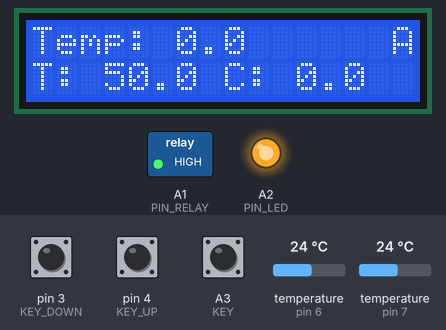
Bench run of a program on a simulated Arduino Nano, built with avr-gcc and run on an emulated ATmega328P. On the bench: 16×2 character LCD, switched loads named in the program (green lamp = pin HIGH), output pins drawn as LEDs (lit = HIGH). The inputs (shaded band) are chosen by the test bench; at power-on: A3 (KEY) HIGH, pin 3 (KEY_DOWN) HIGH, temperature (sensors on pin 6, pin 7) 24 °C, pin 4 (KEY_UP) HIGH. No radio packets arrive unless stated; pins used as bus, display or sensor lines are not drawn.

Above: at 1.2 s.
1.3 s: A3 (KEY) pulled LOW for 0.15 s
At 1.9 s:
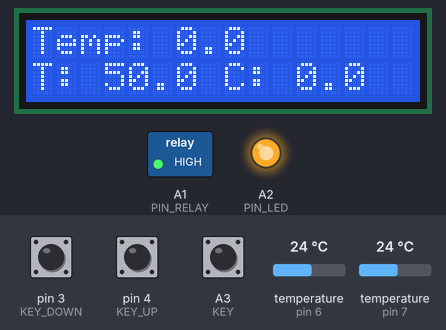
9.8 s: pin 3 (KEY_DOWN) pulled LOW for 1 s
At 11.5 s:
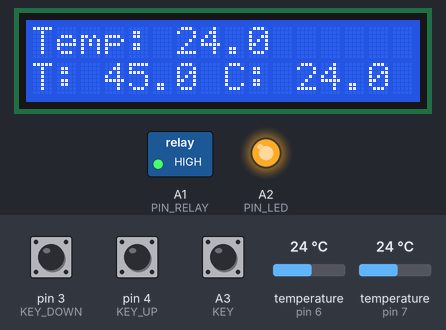
12.3 s: temperature (sensor on pin 6) set to 12 °C
At 16.9 s:
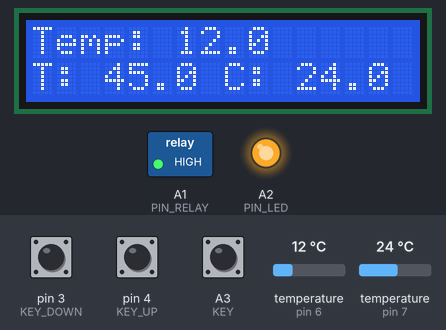
22.0 s: temperature (sensor on pin 7) set to 12 °C
At 24.9 s:
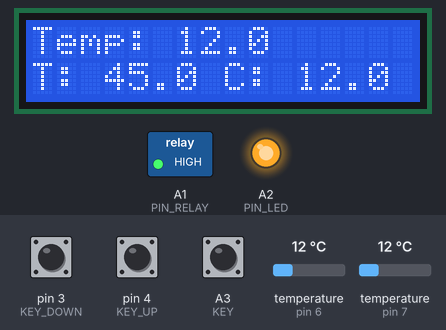
30.1 s: pin 4 (KEY_UP) pulled LOW for 3.2 s
At 33.8 s:
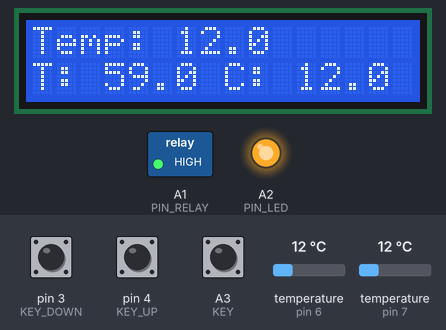
34.8 s: temperature (sensor on pin 6) set to 7 °C
At 37.6 s:
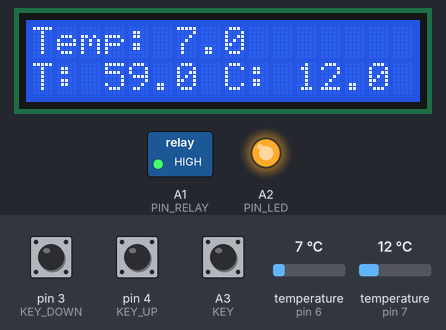
Timing chart, 0 to 39.1 s (numbered marks = the images above; inputs shaded):
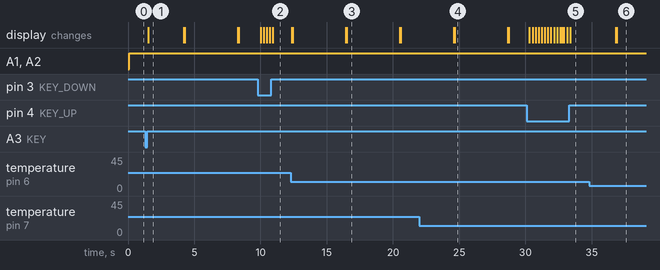

Measured:
- after the input at 1.3 s, the display: changes after 0.23 s (image 1)
- after the input at 9.8 s, the display: first changes after 0.20 s (image 2 shows a later state)
- after the input at 12.3 s, the display: first differs from a run without the input after 4.2 s (image 3)
- after the input at 22.0 s, the display: first differs from a run without the input after 2.7 s (image 4)
- after the input at 30.1 s, the display: first changes after 0.20 s (image 5 shows a later state)
- after the input at 34.8 s, the display: first differs from a run without the input after 2.1 s (image 6)
- what the display in image 1 shows lasts 2.7 s, from 1.5 s to 4.2 s

The program:

main.cpp
```cpp
#include <Arduino.h>
#include <SPI.h>
#include <RF24.h>
#include <RF24Network.h>
#include <OneWire.h>
#include <Bounce2.h>
#include <LiquidCrystal_I2C.h>

#define RF_CE 10
#define RF_CSN 9
#define DS_T1_PIN 6
#define DS_T2_PIN 7
#define KEY A3
#define KEY_UP 4
#define KEY_DOWN 3
#define PIN_RELAY A1
#define PIN_LED A2

RF24 radio(RF_CE, RF_CSN); // CE, CSN
RF24Network network(radio);
LiquidCrystal_I2C lcd(0x27, 16, 2);
Bounce btn = Bounce();
Bounce btn_up = Bounce();
Bounce btn_down = Bounce();
OneWire ds1(DS_T1_PIN);
OneWire ds2(DS_T2_PIN);

const uint16_t this_node = 02;
const uint16_t base_node = 00;
const uint16_t disp_node = 01;

unsigned long currentMillis;
unsigned long SENS_prevMillis = 0;
const long SENS_interval = 4000;
unsigned long DISP_prevMillis = 0;
const long DISP_interval = 5000;
unsigned long CHANGE_prevMillis = 0;
const long CHANGE_interval = 200;

boolean relay_state = false;
boolean mode = true;

struct DATA_STRUCTURE
{
  float temp;
  float cur_floor_temp;
  float trgt_floor_temp;
} __attribute__((packed));
DATA_STRUCTURE container;

float GetTemp(OneWire &sensor)
{
  byte data[12];
  sensor.reset();
  sensor.write(0xCC);
  sensor.write(0x44, 1);
  delay(50);
  sensor.reset();
  sensor.write(0xCC);
  sensor.write(0xBE);

  for (byte i = 0; i < 10; i++)
  {
    data[i] = sensor.read();
  }
  int tmp = (data[1] << 8) | data[0];
  float temp = (float)tmp / 16.0;
  return temp;
}

void disp()
{
  lcd.setCursor(0, 0);
  lcd.print("Temp: ");
  lcd.print(container.temp, 1);
  lcd.setCursor(0, 1);
  lcd.print("T: ");
  lcd.print(container.trgt_floor_temp, 1);
  lcd.setCursor(8, 1);
  lcd.print("C: ");
  lcd.print(container.cur_floor_temp, 1);
  if (mode)
  {
    lcd.setCursor(15, 0);
    lcd.print("A");
  }
  else
  {
    lcd.setCursor(15, 0);
    lcd.print(" ");
  }
}

void setup()
{
  lcd.init();
  SPI.begin();
  radio.begin();
  network.begin(70, this_node);

  btn.attach(KEY);
  btn.interval(50);
  btn_up.attach(KEY_UP);
  btn_up.interval(50);
  btn_down.attach(KEY_DOWN);
  btn_down.interval(50);
  pinMode(KEY, INPUT_PULLUP);
  pinMode(KEY_UP, INPUT_PULLUP);
  pinMode(KEY_DOWN, INPUT_PULLUP);
  pinMode(PIN_LED, OUTPUT);

  pinMode(PIN_RELAY, OUTPUT);
  digitalWrite(PIN_RELAY, LOW);

  lcd.backlight();

  container.trgt_floor_temp = 50.0;
}

void loop()
{
  currentMillis = millis();

  network.update();

  while (network.available())
  {
    RF24NetworkHeader receiver;
    network.peek(receiver);
    if (receiver.type == 'N')
    {
      network.read(receiver, &container, sizeof(container));
    }
  }

  btn.update();
  btn_up.update();
  btn_down.update();

  disp();

  if (btn.fell())
  {
    mode = !mode;
  }
  if (btn_up.read() == 0 && currentMillis - CHANGE_prevMillis >= CHANGE_interval)
  {
    CHANGE_prevMillis = currentMillis;
    container.trgt_floor_temp += 1.0;
  }
  if (btn_down.read() == 0 && currentMillis - CHANGE_prevMillis >= CHANGE_interval)
  {
    CHANGE_prevMillis = currentMillis;
    container.trgt_floor_temp -= 1.0;
  }

  if (currentMillis - SENS_prevMillis >= SENS_interval)
  {
    SENS_prevMillis = currentMillis;
    container.temp = GetTemp(ds1);
    delay(10);
    container.cur_floor_temp = GetTemp(ds2);
    lcd.clear();
  }

  if (mode)
  {
    if (container.cur_floor_temp < (container.trgt_floor_temp - 5))
      relay_state = true;
    if (container.cur_floor_temp >= container.trgt_floor_temp)
      relay_state = false;
  }
  if (!mode)
    relay_state = true;

  if (currentMillis - DISP_prevMillis >= DISP_interval)
  {
    DISP_prevMillis = currentMillis;
    RF24NetworkHeader transmitter(base_node, 'N');
    network.write(transmitter, &container, sizeof(container));
  }

  if (relay_state)
  {
    digitalWrite(PIN_RELAY, HIGH);
    digitalWrite(PIN_LED, HIGH);
  }
  if (!relay_state)
  {
    digitalWrite(PIN_RELAY, LOW);
    digitalWrite(PIN_LED, LOW);
  }
  delay(50);
}
```
